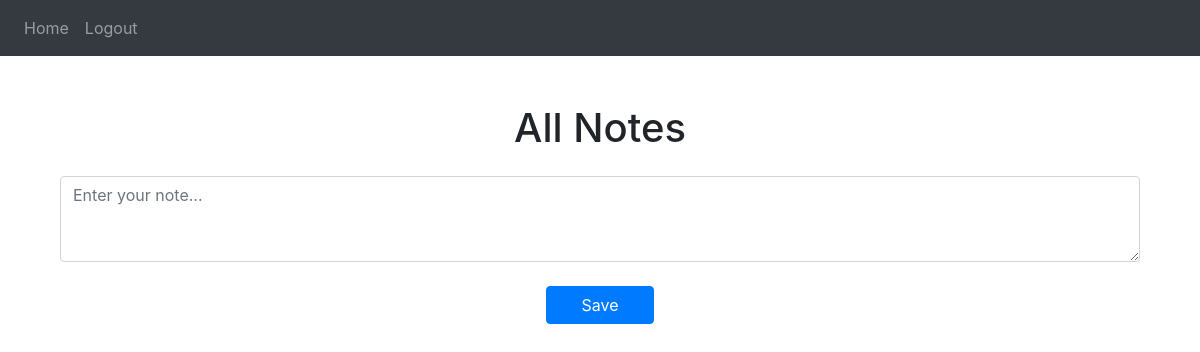
The page / (signed in) on the database as committed earlier.
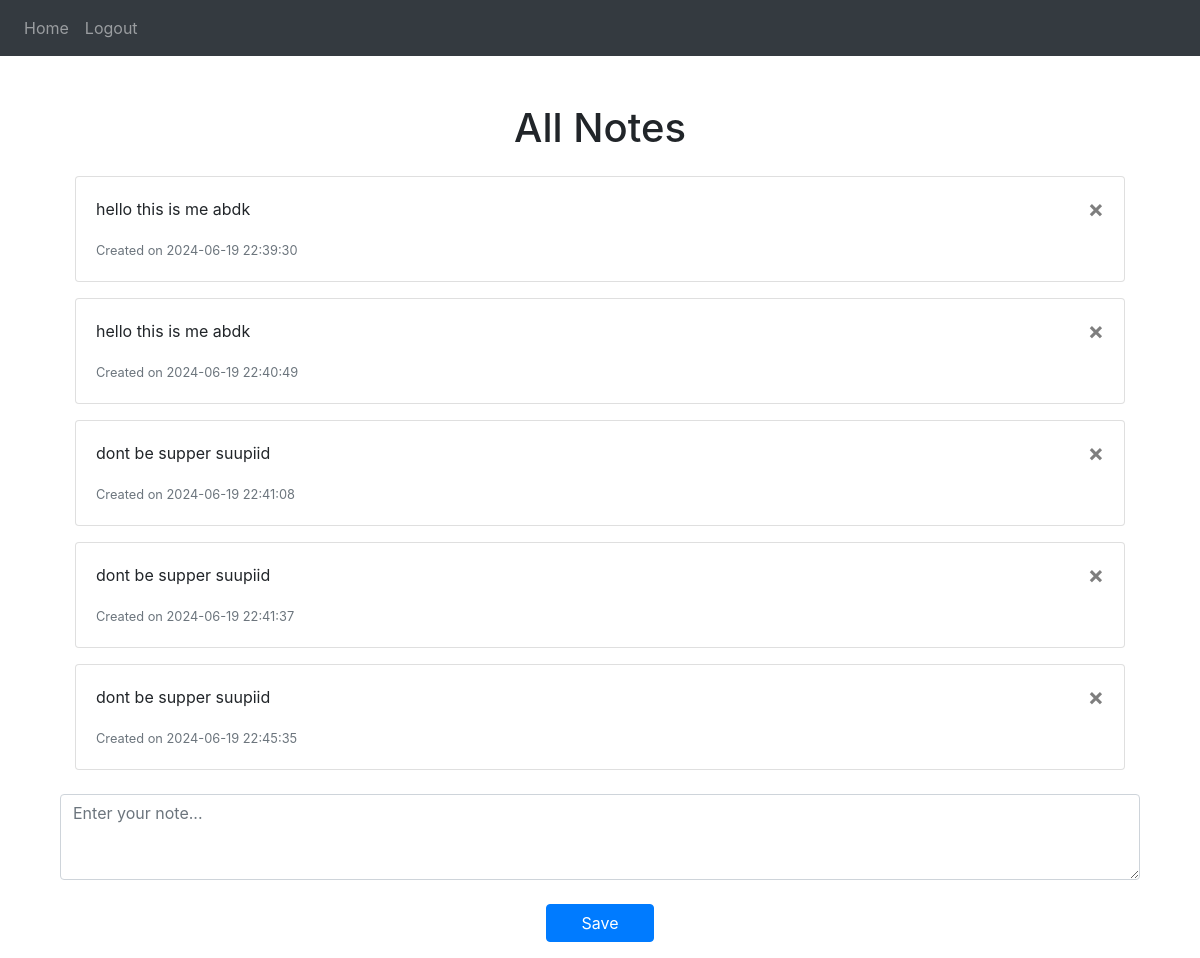
The same page on the database as committed later.
### website/models.py (models this page shows)
class Note(db.Model):
    id = db.Column(db.Integer, primary_key=True)
    data = db.Column(db.String(10000))
    date = db.Column(db.DateTime(timezone=True), default=func.now())
    user_id = db.Column(db.Integer, db.ForeignKey('user.id'))  # many to one relationship

### website/views.py (the view, shortened to what this page needs)
@views.route('/', methods=['GET', 'POST'])
@login_required
def home():
    return render_template('home.html', user=current_user)

### website/__init__.py (called while the page is built)
def create_app():
    app = Flask(__name__)
    app.config['SECRET_KEY'] = 'hjshjhdjah kjshkjdhjs'
    app.config['SQLALCHEMY_DATABASE_URI'] = f'sqlite:///{DB_NAME}'
    db.init_app(app)
    from .views import views
    from .auth import auth
    app.register_blueprint(views, url_prefix='/')
    app.register_blueprint(auth, url_prefix='/')
    from .models import User, Note
    with app.app_context():
        db.create_all()
    login_manager = LoginManager()
    login_manager.login_view = 'auth.login'
    login_manager.init_app(app)
    @login_manager.user_loader
    def load_user(id):
        return User.query.get(int(id))
    return app

### website/templates/home.html (shortened to what this page needs)
{% extends 'base.html' %}
{% block content %}
    <div class="container mt-5">
        <h1 class="text-center">All Notes</h1>
        <div class="container mt-4">
            {% for note in user.notes %}
                <div class="card mb-3">
                    <div class="card-body">
                        <button class="close" type="button" onclick="deleteNote('{{ note.id }}')">
                            <span aria-hidden="true">&times;</span>
                        </button>
                        <p class="card-text">{{ note.data }}</p>
                        <p class="card-text"><small class="text-muted">Created on {{ note.date.strftime('%Y-%m-%d %H:%M:%S') }}</small></p>
                    </div>
                </div>
            {% endfor %}
        </div>
        <form action="" method="POST" class="form-group mt-4">
            <textarea name="note" id="note" class="form-control" placeholder="Enter your note..." rows="3"></textarea>
            <br>
            <div class="d-flex justify-content-center">
                <button class="btn btn-primary" style="width: 10%;" type="submit">Save</button>
            </div>
        </form>
    </div>
{% endblock %}

Rows that differ between the two databases and show on the page:
added Note: data "hello this is me abdk", date "2024-06-19 22:39:30"
added Note: data "hello this is me abdk", date "2024-06-19 22:40:49"
added Note: data "dont be supper suupiid", date "2024-06-19 22:41:08"
added Note: data "dont be supper suupiid", date "2024-06-19 22:41:37"
added Note: data "dont be supper suupiid", date "2024-06-19 22:45:35"
